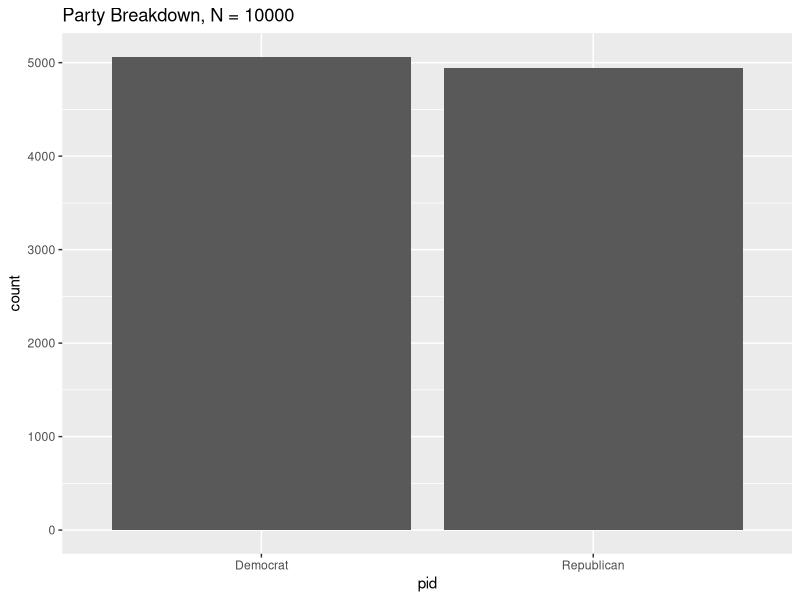
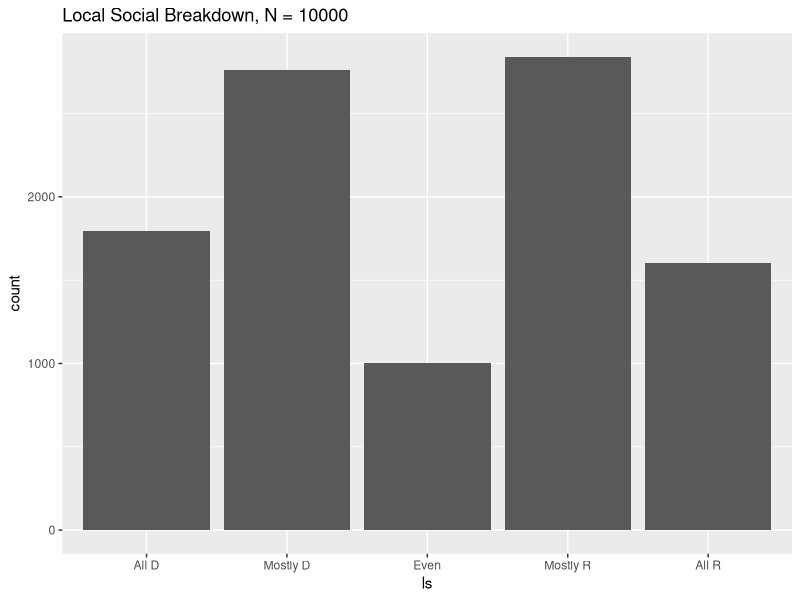
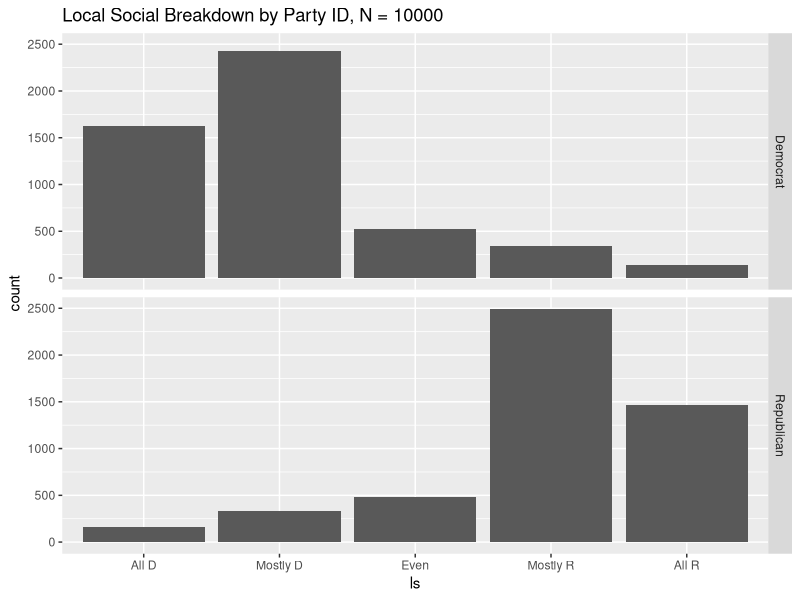
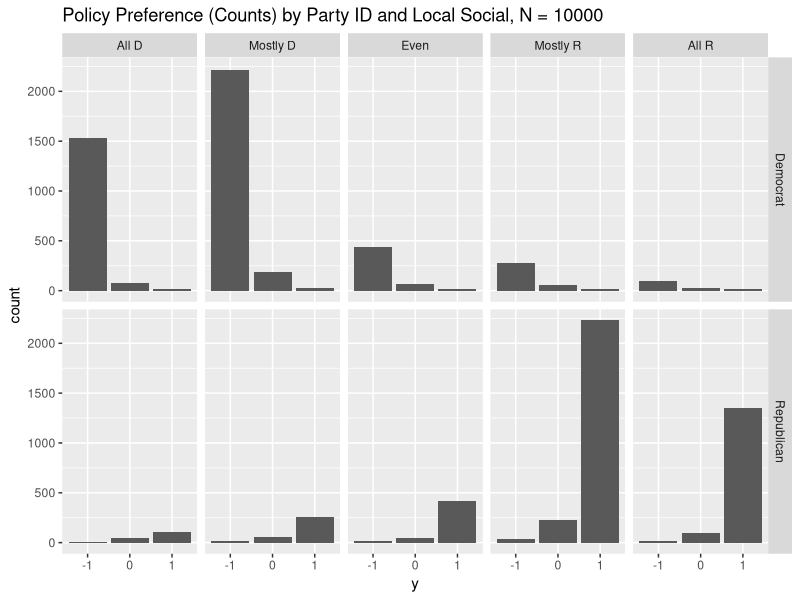
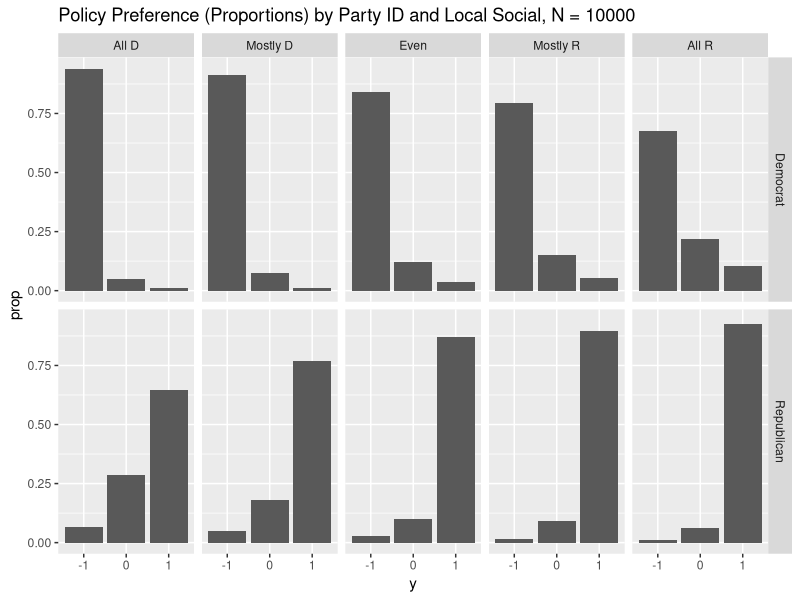

R code for these plots, in order: (Note: this script raises an error after producing the figures.)
library(dplyr)
library(ggplot2)
library(MASS)

logit <- function(x) {
  return(log(x/(1-x)))
}
invlogit <- function(x) {
  e_x <- exp(x)
  return(e_x / (1 + e_x))
}

simulate_data <- function(N) {
  # P_i, party_id. coded as -1 for D, 1 for R.
  party_id <- (2 * rbinom(N, 1, 0.5)) - 1
  
  # Let's say that people who are Republican answer according to the
  # following distribution:
  #   All D (-2):        0.03
  #   Mostly D (-1):     0.07
  #   Roughly even (0):  0.1
  #   Mostly R (1):      0.5
  #   All R (2):         0.3
  # and assume the exact reverse for Democrats
  
  # L_i, local social partisanship
  ls_probs <- c(0.03, 0.07, 0.1, 0.5, 0.3)
  local_social <- sample(seq(-2, 2), N, replace=TRUE, prob=ls_probs)
  
  # multiply by -1 if Democrat to flip the probabilities
  local_social <- local_social * party_id
  
  # For simplicity, start with one economic question on a 3-point scale.
  # For example: "The current income tax rate for the highest tax bracket is
  # 37%. Should it be raised, lowered or kept the same?"
  #     1) Raised 2) Kept the same 3) Lowered
  # Denote this by Y_i.
  
  # The ordinal regression model for this problem can be written as:
  # P(Y_i > -1) = invlogit(a + XB)
  # P(Y_i > 0) = invlogit(a + XB - c)
  
  # Additionally, we treat the categorical predictor L_i as a continuous
  # variable, essentially meaning that we assume the "effect" on policy
  # preferences is constant when comparing -1 to 0 or 0 to 1. This way,
  # we only have one parameter whose significance we need to assess, simplifying
  # the power analysis.
  
  # Our model is thus:
  #    P(Y_i > -1) = invlogit(a0 * 1(P_i = -1) + a1 * 1(P_i = 1) + b * L_i),
  #    P(Y_i > 0) = invlogit(a0 * 1(P_i = -1) + a1 * 1(P_i = 1) + b * L_i - c),
  # We don't include an intercept term so we can have a0 and a1 individually.
  
  # Define our true parameter values
  
  # Coefficients for party ID in the regression
  a0 <- -2
  a1 <- 4
  
  # Coefficient for local social in the regression
  b <- 0.5
  
  # Additional person-level variation not explained by party ID or local social
  sigma <- 1
  eps <- rnorm(N, 0, sigma)
  
  # Cutoff parameter shifting log-odds for P(Y_i > 0)
  c <- 2
  
  # Calculate the base log-odds, logit[ P(Y_i > -1) ]
  log_odds <- (ifelse(party_id == -1, a0, a1) + b * local_social + eps)
  
  # Calculate the actual probabilities of each outcome
  p1 <- invlogit(log_odds) # P(Y_i > -1)
  p2 <- invlogit(log_odds - c) # P(Y_i > 0)
  
  # We obtain the probabilities for specific outcome values as follows
  #   P(Y_i = -1) = 1 - P(Y_i > -1) = 1 - p1
  #   P(Y_i = 0) = P(Y_i > -1) - P(Y_i > 0) = p1 - p2
  #   P(Y_i = 1) = P(Y_i > 0) = p2
  p <- cbind(1 - p1, p1 - p2, p2)
  colnames(p) <- c("p1", "p2", "p3")
  
  # Generate outcome variable
  y <- rep(0, N)
  for (i in 1:N) {
    y[i] <- sample(-1:1, 1, prob=p[i,])
  }
  
  result <- data.frame(cbind(party_id, local_social, y, p))
  
  # Create some nice helper columns
  result$pid <- ifelse(result$party_id == -1, "Democrat", "Republican")
  result$pid <- factor(result$pid, levels=c("Democrat", "Republican"))
  local_social_levels <- c("All D", "Mostly D", "Even", "Mostly R", "All R")
  result$ls <- factor(
    local_social_levels[result$local_social + 3],
    levels=local_social_levels
    )
  
  # change `y` to a factor for use in polr down the line
  result$y <- factor(result$y, levels=-1:1)
  
  return(result)
}

extract_coefs_categorical <- function (fit) {
  coefs <- fit$coefficients
  
  # NOTE: `polr` models logit P(Y_i > 0) as d - XB instead of XB - d. We
  # follow the latter, using notation from (Gelman and Hill, 2021). As such,
  # we need to negate most coefficients.
  
  # party_id coefficients (reusing the notation from `simulate`)
  a0 <- -fit$zeta["-1|0"]
  a1 <- -coefs["pidRepublican"]
  
  # local social coefficients
  prefix <- "lsR"
  b02 <- coefs[paste0(prefix, "All D")]
  b01 <- coefs[paste0(prefix, "Mostly D")]
  b11 <- coefs[paste0(prefix, "Mostly R")]
  b12 <- coefs[paste0(prefix, "All R")]
  
  # cutoff term for second response, P(Y_i > 0)
  d <- fit$zeta["0|1"] - fit$zeta["-1|0"]
  
  coefs <- list(a0=a0, a1=a1, b02=b02, b01=b01, b11=b11, b12=b12, d=d)
  
  # convert to numeric to get rid of any labeling from the output of `fit`
  for (i in 1:length(coefs)) {
    coefs[[i]] <- as.numeric(coefs[[i]])
  }
  
  return(coefs)
}
plot_simulation <- function(data) {
  N <- nrow(data)
  print(
    ggplot(data, aes(x=pid)) +
    geom_bar() +
    ggtitle(paste0("Party Breakdown, N = ", N))
    )
  
  print(
    ggplot(data, aes(x=ls)) +
    geom_bar() +
    ggtitle(paste0("Local Social Breakdown, N = ", N))
    )
  
  print(
    ggplot(data, aes(x=ls)) +
    geom_bar() +
    facet_grid(rows=vars(pid)) +
    ggtitle(paste0("Local Social Breakdown by Party ID, N = ", N))
    )
  
  # probs
  data %>% distinct(party_id, local_social, .keep_all=TRUE) %>%
    arrange(party_id, local_social) %>%
    dplyr::select(-c(y, party_id, local_social)) %>%
    relocate(pid, ls)
  
  print(
    ggplot(data, aes(x=y)) +
    geom_bar() +
    facet_grid(vars(pid), vars(ls)) +
    ggtitle(paste0("Policy Preference (Counts) by Party ID and Local Social, N = ", N))
    )
  
  print(
    ggplot(data, aes(x=y)) +
    geom_bar(aes(y=..prop.., group=1)) +
    facet_grid(vars(pid), vars(ls)) +
    ggtitle(paste0("Policy Preference (Proportions) by Party ID and Local Social, N = ", N))
    )
}
fit_model <- function (data) {
  model <- polr(y ~ pid + local_social, data, Hess=TRUE)
  return(model)
}

run_sims <- function (n_iter, n_sample, alpha=0.05) {
  ests <- rep(0, n_iter)
  ses <- rep(0, n_iter)
  signif <- rep(FALSE, n_iter)
  
  for (i in 1:n_iter) {
    data <- simulate_data(n_sample)
    g <- fit_model(data)
    
    ests[i] <- as.numeric(g$coefficients["local_social"])
    ses[i] <- sqrt(diag(vcov(g))["local_social"])
    
    ci <- suppressMessages(confint(g, level=1-alpha))
    lower_gt_0 <- ci["local_social", 1] > 0
    upper_lt_0 <- ci["local_social", 2] < 0
    signif[i] <- lower_gt_0 || upper_lt_0
  }
  return(data.frame(cbind(ests, ses, signif)))
}

check_power <- function(n_iter, n_sample, alpha=0.05) {
  result <- run_sims(n_iter=N_iter, n_sample=N)
  return(mean(result$signif))
}

data <- simulate_data(10000)
plot_simulation(data)
display(fit_model(data))

N_iter <- 1000
N <- 400
print(paste0("Power, N = ", N, ": ", check_power(N_iter, N)))